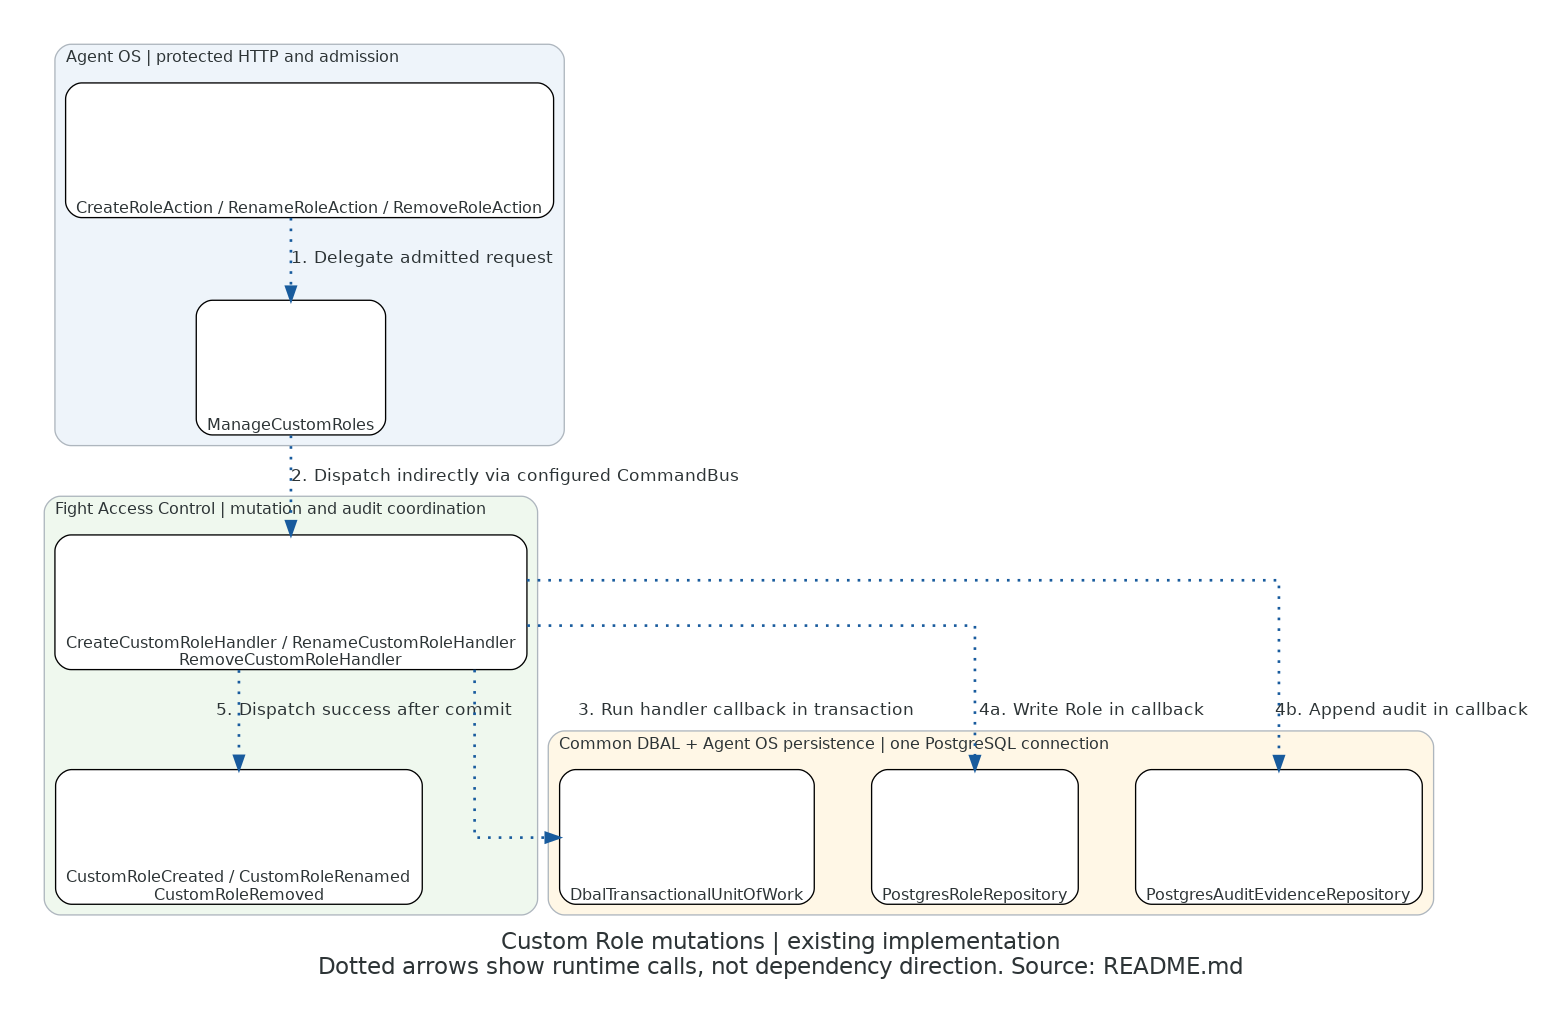

This chart was generated by the following Python code:
"""Render the Role mutation ownership view; see README.md for source traces."""
from pathlib import Path

from diagrams import Cluster, Diagram, Edge, Node


def step(label):
    return Edge(label=label, style="dotted", color="#185b9d", penwidth="2")


with Diagram(
    "Custom Role mutations | existing implementation\n"
    "Dotted arrows show runtime calls, not dependency direction. Source: README.md",
    filename=str(Path(__file__).with_suffix("")),
    outformat="png",
    show=False,
    direction="TB",
    graph_attr={"fontname": "DejaVu Sans", "fontsize": "17", "pad": "0.35", "ranksep": "0.65"},
    node_attr={"shape": "box", "style": "rounded,filled", "fillcolor": "white",
               "fontname": "DejaVu Sans", "fontsize": "12", "fixedsize": "false"},
    edge_attr={"fontname": "DejaVu Sans", "fontsize": "10"},
):
    with Cluster("Agent OS | protected HTTP and admission", graph_attr={"bgcolor": "#eef4fa"}):
        actions = Node("CreateRoleAction / RenameRoleAction / RemoveRoleAction", nodeid="actions")
        admission = Node("ManageCustomRoles", nodeid="admission")
    with Cluster("Fight Access Control | mutation and audit coordination", graph_attr={"bgcolor": "#eff8ee"}):
        handlers = Node("CreateCustomRoleHandler / RenameCustomRoleHandler\nRemoveCustomRoleHandler", nodeid="handlers")
        events = Node("CustomRoleCreated / CustomRoleRenamed\nCustomRoleRemoved", nodeid="events")
    with Cluster("Common DBAL + Agent OS persistence | one PostgreSQL connection",
                 graph_attr={"bgcolor": "#fff7e6"}):
        transaction = Node("DbalTransactionalUnitOfWork", nodeid="transaction")
        role = Node("PostgresRoleRepository", nodeid="role")
        audit = Node("PostgresAuditEvidenceRepository", nodeid="audit")
    actions >> step("1. Delegate admitted request") >> admission
    admission >> step("2. Dispatch indirectly via configured CommandBus") >> handlers
    handlers >> step("3. Run handler callback in transaction") >> transaction
    handlers >> step("4a. Write Role in callback") >> role
    handlers >> step("4b. Append audit in callback") >> audit
    handlers >> step("5. Dispatch success after commit") >> events
